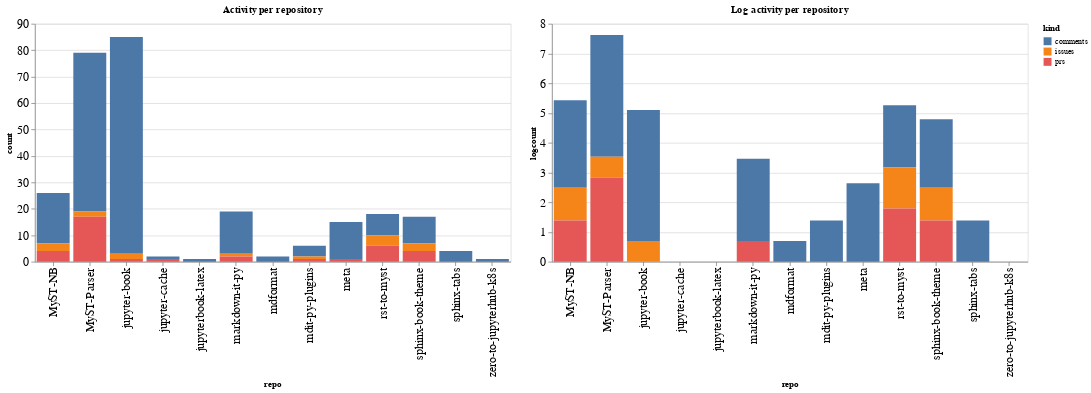

The cell this chart's notebook holds for it:
### Code cell
ch1 = alt.Chart(repo_summaries, width=600, title="Activity per repository").mark_bar().encode(
    x='repo',
    y='count',
    color='kind',
    tooltip="kind"
)

ch2 = alt.Chart(repo_summaries, width=600, title="Log activity per repository").mark_bar().encode(
    x='repo',
    y='logcount',
    color='kind',
    tooltip="kind"
)

ch1 | ch2

### Figure 1 — Vega-Lite specification as saved in the notebook (floating-point values rounded to 4 significant figures)
{"config": {"axisLeft": {"labelFontSize": 15}, "axisBottom": {"labelFontSize": 15}}, "hconcat": [{"mark": "bar", "encoding": {"color": {"type": "nominal", "field": "kind"}, "tooltip": {"type": "nominal", "field": "kind"}, "x": {"type": "nominal", "field": "repo"}, "y": {"type": "quantitative", "field": "count"}}, "title": "Activity per repository", "width": 600}, {"mark": "bar", "encoding": {"color": {"type": "nominal", "field": "kind"}, "tooltip": {"type": "nominal", "field": "kind"}, "x": {"type": "nominal", "field": "repo"}, "y": {"type": "quantitative", "field": "logcount"}}, "title": "Log activity per repository", "width": 600}], "data": {"name": "data-cf45881cae68bf5fdedf6dc92d098767"}, "$schema": "https://vega.github.io/schema/vega-lite/v4.8.1.json", "datasets": {"data-cf45881cae68bf5fdedf6dc92d098767": [{"repo": "MyST-NB", "kind": "comments", "count": 19, "logcount": 2.944}, {"repo": "MyST-NB", "kind": "issues", "count": 3, "logcount": 1.099}, {"repo": "MyST-NB", "kind": "prs", "count": 4, "logcount": 1.386}, {"repo": "MyST-Parser", "kind": "comments", "count": 60, "logcount": 4.094}, {"repo": "MyST-Parser", "kind": "issues", "count": 2, "logcount": 0.6931}, {"repo": "MyST-Parser", "kind": "prs", "count": 17, "logcount": 2.833}, {"repo": "jupyter-book", "kind": "comments", "count": 82, "logcount": 4.407}, {"repo": "jupyter-book", "kind": "issues", "count": 2, "logcount": 0.6931}, {"repo": "jupyter-book", "kind": "prs", "count": 1, "logcount": 0.0}, {"repo": "jupyter-cache", "kind": "comments", "count": 1, "logcount": 0.0}, {"repo": "jupyter-cache", "kind": "prs", "count": 1, "logcount": 0.0}, {"repo": "jupyterbook-latex", "kind": "comments", "count": 1, "logcount": 0.0}, {"repo": "markdown-it-py", "kind": "comments", "count": 16, "logcount": 2.773}, {"repo": "markdown-it-py", "kind": "issues", "count": 1, "logcount": 0.0}, {"repo": "markdown-it-py", "kind": "prs", "count": 2, "logcount": 0.6931}, {"repo": "mdformat", "kind": "comments", "count": 2, "logcount": 0.6931}, {"repo": "mdit-py-plugins", "kind": "comments", "count": 4, "logcount": 1.386}, {"repo": "mdit-py-plugins", "kind": "issues", "count": 1, "logcount": 0.0}, {"repo": "mdit-py-plugins", "kind": "prs", "count": 1, "logcount": 0.0}, {"repo": "meta", "kind": "comments", "count": 14, "logcount": 2.639}, {"repo": "meta", "kind": "prs", "count": 1, "logcount": 0.0}, {"repo": "rst-to-myst", "kind": "comments", "count": 8, "logcount": 2.079}, {"repo": "rst-to-myst", "kind": "issues", "count": 4, "logcount": 1.386}, {"repo": "rst-to-myst", "kind": "prs", "count": 6, "logcount": 1.792}, {"repo": "sphinx-book-theme", "kind": "comments", "count": 10, "logcount": 2.303}, {"repo": "sphinx-book-theme", "kind": "issues", "count": 3, "logcount": 1.099}, {"repo": "sphinx-book-theme", "kind": "prs", "count": 4, "logcount": 1.386}, {"repo": "sphinx-tabs", "kind": "comments", "count": 4, "logcount": 1.386}, {"repo": "zero-to-jupyterhub-k8s", "kind": "comments", "count": 1, "logcount": 0.0}]}}
